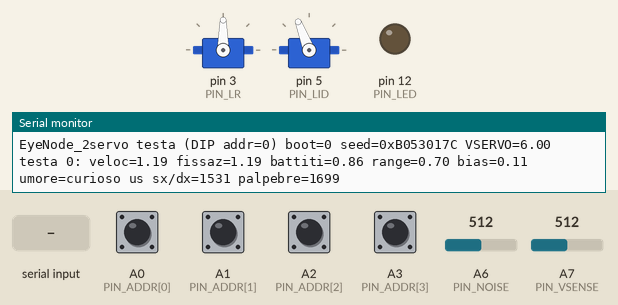
A sketch run on a simulated Arduino Nano, built with avr-gcc and run on an emulated ATmega328P. Parts: 2 × servo, output pins drawn as LEDs (lit = HIGH), the last lines printed to the serial monitor. Inputs (shaded band) come from the test bench; at power-on: A0 (PIN_ADDR[0]), A1 (PIN_ADDR[1]), A2 (PIN_ADDR[2]), A3 (PIN_ADDR[3]) HIGH, A6 (PIN_NOISE) = 512, A7 (PIN_VSENSE) = 512. Random numbers use the default seed unless the sketch sets one; EEPROM starts erased.

Above: at 1.6 s.
1.7 s: "b90\n" received over Serial
4.6 s: byte 99 ('c') received over Serial
At 5.6 s:
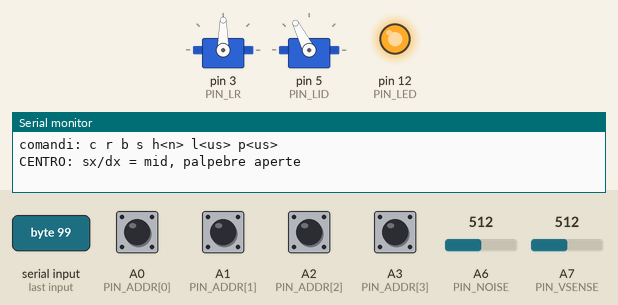
6.1 s: byte 114 ('r') received over Serial
At 8.38 s:
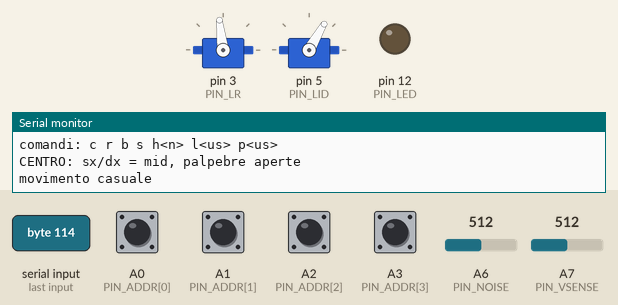
9.1 s: byte 98 ('b') received over Serial
At 10.3 s:
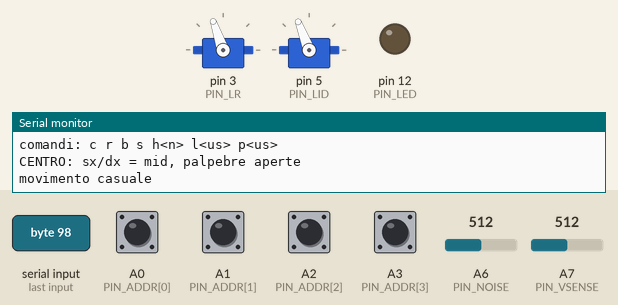
12.1 s: "r90\n" received over Serial
15.1 s: "c90\n" received over Serial
At 16.0 s:
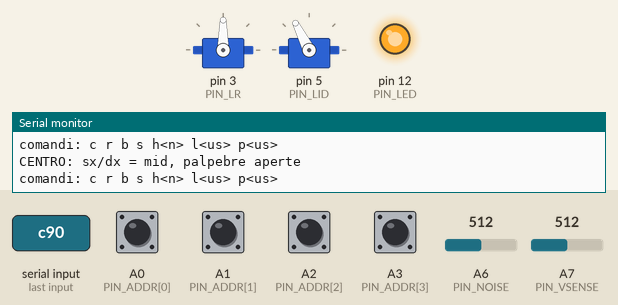
Timing chart, 0 to 17.6 s (numbered marks = the images above; inputs shaded):
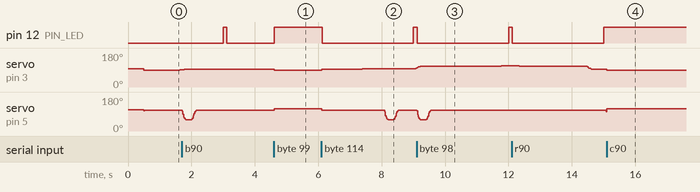

The sketch:

EyeNode_2servo.ino
```cpp
// =====================================================================
//  EyeNode_2servo — occhi a 2 servo (sx/dx + palpebre) per L'Idra 2027
// =====================================================================
//  Ogni testa ha una coppia di occhi mossa da 2 MG995: uno gira i due
//  bulbi insieme (sx/dx), l'altro muove le palpebre dei due occhi.
//
//  Due architetture, scelte in config.h (CENTRAL_PCA9685):
//    0 = un Arduino Nano per testa (scheda EyeNode): questo sketch muove
//        UNA testa; l'indirizzo arriva dal DIP switch.
//    1 = un solo Arduino Nano alla base: muove TUTTE le teste tramite una
//        PCA9685 (I2C). Ogni testa resta indipendente: carattere, umore e
//        tempi propri, nessuna sincronia.
//
//  Comportamento di ogni testa (come EyeNode_random, senza su/giu'):
//    fissazione di un punto -> saccade verso un nuovo punto (a volte uno
//    spostamento lento di scansione); battiti di ciglia casuali, a volte
//    doppi, spesso dopo un grande spostamento; "umore" che cambia ogni
//    1-4 minuti (calmo, curioso, agitato, assonnato).
//
//  Seriale 115200, comandi terminati da Invio:
//    c        tutti i servo al centro, palpebre aperte (montaggio squadrette)
//    r        riprende il movimento casuale
//    b        battito di ciglia (testa selezionata)
//    s        stato
//    h<n>     seleziona la testa n (solo architettura 1)
//    l<us>    servo sx/dx della testa selezionata a <us> microsecondi (es. l1500)
//    p<us>    servo palpebre della testa selezionata a <us> microsecondi
//  l/p mettono la testa in modo manuale: servono a trovare i valori da
//  scrivere in config.h. 'r' per tornare al movimento casuale.
//
//  Librerie: Servo (architettura 0) o Wire (architettura 1), EEPROM.
// =====================================================================
#include <EEPROM.h>
#include <math.h>
#include "config.h"

#if CENTRAL_PCA9685
  #include <Wire.h>
  const uint8_t N_HEADS = N_HEADS_CENTRAL;
#else
  #include <Servo.h>
  const uint8_t N_HEADS = 1;
#endif

// ----------------------------------------------------------- pin scheda
const uint8_t PIN_ADDR[4] = { A0, A1, A2, A3 };
const uint8_t PIN_LED = 12;
const uint8_t PIN_VSENSE = A7;
const uint8_t PIN_NOISE = A6;
const uint16_t UPDATE_MS = 10;
const int EEPROM_BOOT_ADDR = 0;

enum Mode { MODE_RANDOM, MODE_CENTER, MODE_MANUAL };

// ----------------------------------------------------------- utilita'
static float frand(float a, float b) { return a + (b - a) * (random(0, 10001) / 10000.0f); }
static bool chance(float p) { return random(0, 10000) < (long)(p * 10000.0f); }
static float clampf(float v, float lo, float hi) { return v < lo ? lo : (v > hi ? hi : v); }
static float easeOutCubic(float t) { t = 1.0f - t; return 1.0f - t * t * t; }
static float easeInOutCubic(float t) {
  if (t < 0.5f) return 4.0f * t * t * t;
  float u = -2.0f * t + 2.0f;
  return 1.0f - u * u * u / 2.0f;
}

// Movimento interpolato da 'from' a 'to' in 'dur' ms
struct Move {
  float from = 0, to = 0, cur = 0;
  uint32_t t0 = 0;
  uint16_t dur = 0;
  bool smooth = false;     // false = saccade (parte veloce), true = lento in/out
  void go(float target, uint16_t ms, bool sm, uint32_t now) {
    from = cur; to = target; t0 = now; dur = ms; smooth = sm;
    if (ms == 0) cur = to;
  }
  bool done(uint32_t now) const { return dur == 0 || now - t0 >= dur; }
  void update(uint32_t now) {
    if (done(now)) { cur = to; return; }
    float t = (now - t0) / (float)dur;
    cur = from + (to - from) * (smooth ? easeInOutCubic(t) : easeOutCubic(t));
  }
};

// ----------------------------------------------------------- umori
struct Mood { const char *name; float fix, speed, range, blink, lid; uint8_t weight; };
const Mood MOODS[] = {
  // nome        fissaz. veloc. ampiezza battiti palpebre peso
  { "calmo",     1.6f,   0.80f, 0.60f,   1.30f,  0.00f,   30 },
  { "curioso",   1.0f,   1.00f, 1.00f,   1.00f,  0.05f,   40 },
  { "agitato",   0.45f,  1.25f, 1.00f,   0.60f,  0.08f,   20 },
  { "assonnato", 2.0f,   0.60f, 0.50f,   1.80f, -0.35f,   10 },
};
const uint8_t MOOD_CALM = 0, MOOD_SLEEPY = 3, N_MOODS = sizeof(MOODS) / sizeof(MOODS[0]);

// ----------------------------------------------------------- uscite servo
#if CENTRAL_PCA9685
// Driver minimo PCA9685 (senza librerie esterne)
float pcaHz = 50.0f;
void pcaWrite8(uint8_t reg, uint8_t v) {
  Wire.beginTransmission(PCA_ADDR); Wire.write(reg); Wire.write(v); Wire.endTransmission();
}
bool pcaBegin() {
  Wire.begin();
  Wire.setClock(100000);                     // 100 kHz: piu' robusto su cavi lunghi
  Wire.beginTransmission(PCA_ADDR);
  if (Wire.endTransmission() != 0) return false;
  uint8_t pre = (uint8_t)(PCA_OSC_HZ / (4096.0f * 50.0f) + 0.5f) - 1;
  pcaHz = PCA_OSC_HZ / (4096.0f * (pre + 1));
  pcaWrite8(0x00, 0x10);                     // MODE1: sleep (per cambiare prescaler)
  pcaWrite8(0xFE, pre);                      // PRE_SCALE
  pcaWrite8(0x00, 0x20);                     // MODE1: sveglia + auto-incremento
  delay(1);
  pcaWrite8(0x00, 0xA0);                     // restart
  pcaWrite8(0x01, 0x04);                     // MODE2: uscite totem-pole
  return true;
}
void pcaChannel(uint8_t ch, uint16_t on, uint16_t off) {
  Wire.beginTransmission(PCA_ADDR);
  Wire.write(0x06 + 4 * ch);
  Wire.write(on & 0xFF); Wire.write(on >> 8); Wire.write(off & 0xFF); Wire.write(off >> 8);
  Wire.endTransmission();
}
#endif

struct Out {                       // un'uscita servo (pin del Nano o canale PCA9685)
  uint8_t pin = 0;
  bool attached = false;
  int lastUs = -1;
#if !CENTRAL_PCA9685
  Servo s;
#endif
  void write(int us) {
    if (us == lastUs && attached) return;
    lastUs = us;
#if CENTRAL_PCA9685
    uint16_t ticks = (uint16_t)(us * 4096.0f * pcaHz / 1000000.0f + 0.5f);
    pcaChannel(pin, 0, ticks);
    attached = true;
#else
    s.writeMicroseconds(us);       // scritto prima dell'attach: il primo impulso e' gia' giusto
#endif
  }
  void attach() {
    if (attached) return;
#if CENTRAL_PCA9685
    attached = true;
    int us = lastUs; lastUs = -1; if (us > 0) write(us);
#else
    s.attach(pin, 500, 2500);
    attached = true;
#endif
  }
  void detach() {
    if (!attached) return;
#if CENTRAL_PCA9685
    pcaChannel(pin, 0, 0x1000);    // FULL_OFF: nessun impulso
#else
    s.detach();
#endif
    attached = false;
  }
};

// ----------------------------------------------------------- testa
struct Head {
  uint8_t id = 0;                  // indice in CAL
  Out lrOut, lidOut;
  // carattere
  float speed, fixScale, blinkScale, rangeLR, biasLR, curiosity, lidOpen;
  uint8_t mood = 1;
  Mode mode = MODE_RANDOM;
  Move gaze, lid;
  float fix = 0, lidLevel = 0.9f;
  uint8_t blinkPhase = 0, blinksPending = 0;   // 0 nessuno, 1 chiusura, 2 chiuse, 3 apertura
  uint32_t blinkHoldUntil = 0, nextGazeAt = 0, nextBlinkAt = 0, nextMoodAt = 0, stillSince = 0;
  int manualLr = 1500, manualLid = 1500;

  const HeadCal &cal() const { return CAL[id <= MAX_HEAD ? id : 0]; }

  void rollPersonality() {
    speed      = frand(0.80f, 1.25f);
    fixScale   = frand(0.70f, 1.50f);
    blinkScale = frand(0.70f, 1.40f);
    rangeLR    = frand(RANGE_LR_MIN, RANGE_LR_MAX);
    biasLR     = frand(-BIAS_LR_MAX, BIAS_LR_MAX);
    curiosity  = frand(0.25f, 0.60f);
    lidOpen    = frand(0.75f, 0.95f);
    rangeLR    = min(rangeLR, 0.95f - (float)fabs(biasLR));   // mai oltre la corsa calibrata
  }

  void pickMood(uint32_t now, bool forceCalm, bool forceSleepy) {
    uint16_t total = 0;
    for (uint8_t i = 0; i < N_MOODS; i++) total += MOODS[i].weight;
    long r = random(0, total);
    for (uint8_t i = 0; i < N_MOODS; i++) {
      if (r < MOODS[i].weight) { mood = i; break; }
      r -= MOODS[i].weight;
    }
    if (forceSleepy) mood = MOOD_SLEEPY;
    else if (forceCalm) mood = MOOD_CALM;
    nextMoodAt = now + random(MOOD_MIN_MS, MOOD_MAX_MS);
    Serial.print(F("testa ")); Serial.print(id); Serial.print(F(" umore: ")); Serial.println(MOODS[mood].name);
  }

  float lidRest() const { return clampf(lidOpen + MOODS[mood].lid, LID_REST_MIN, 1.0f); }

  uint16_t fixationMs() const {
    return (uint16_t)clampf(frand(FIX_MIN_MS, FIX_MAX_MS) * fixScale * MOODS[mood].fix, 150, 12000);
  }

  void scheduleBlink(uint32_t now) {
    nextBlinkAt = now + (uint32_t)(frand(BLINK_MIN_MS, BLINK_MAX_MS) * blinkScale * MOODS[mood].blink);
  }

  void startBlink(uint32_t now, bool allowDouble) {
    if (blinkPhase) return;
    blinksPending = (allowDouble && chance(DOUBLE_BLINK_PROB)) ? 1 : 0;
    blinkPhase = 1;
    lid.cur = lidLevel;
    lid.go(0.0f, (uint16_t)(BLINK_CLOSE_MS / SPEED_SCALE), false, now);
  }

  void updateBlink(uint32_t now) {
    lid.update(now);
    switch (blinkPhase) {
      case 1:
        if (lid.done(now)) {
          uint16_t hold = BLINK_HOLD_MS;
          if (mood == MOOD_SLEEPY) hold = (uint16_t)(hold * frand(3.0f, 12.0f));   // palpebre "pesanti"
          blinkHoldUntil = now + hold;
          blinkPhase = 2;
        }
        break;
      case 2:
        if ((int32_t)(now - blinkHoldUntil) >= 0) {
          lid.go(lidRest(), (uint16_t)(BLINK_OPEN_MS / (MOODS[mood].speed * SPEED_SCALE)), true, now);
          blinkPhase = 3;
        }
        break;
      case 3:
        if (lid.done(now)) {
          lidLevel = lid.cur;
          if (blinksPending) { blinksPending--; blinkPhase = 0; startBlink(now, false); }
          else { blinkPhase = 0; scheduleBlink(now); }
        }
        break;
    }
  }

  void pickGaze(uint32_t now) {
    const Mood &M = MOODS[mood];
    float r = rangeLR * M.range, t;
    if (chance(0.08f)) t = biasLR + frand(-0.1f, 0.1f);          // torna a guardare "davanti"
    else if (chance(curiosity)) t = biasLR + frand(-r, r);       // nuovo punto nel suo range
    else t = fix + frand(-0.2f, 0.2f);                           // piccolo spostamento vicino
    t = clampf(t, biasLR - rangeLR, biasLR + rangeLR);

    float dist = fabs(t - gaze.cur);
    float sp = speed * M.speed * SPEED_SCALE;
    uint16_t dur = (uint16_t)((SACCADE_BASE_MS + SACCADE_PER_UNIT * dist) / sp);
    bool glance = chance(GLANCE_PROB);
    if (glance) dur = (uint16_t)(dur * frand(3.0f, 6.0f));
    gaze.go(t, dur, glance, now);
    fix = t;
    nextGazeAt = now + dur + fixationMs();
    if (dist > 0.5f && !glance && chance(BLINK_AFTER_BIG)) startBlink(now, true);
  }

  static int toUs(const ServoCal &c, float v) {
    v = clampf(v, -1.0f, 1.0f);
    return v >= 0 ? c.mid + (int)((c.pos - c.mid) * v) : c.mid + (int)((c.mid - c.neg) * v);
  }
  static int lidUs(const LidCal &c, float v) {
    return c.closed + (int)((c.open - c.closed) * clampf(v, 0.0f, 1.0f));
  }

  void write(float lr, float lv) {
    lrOut.write(toUs(cal().lr, lr));
    lidOut.write(lidUs(cal().lid, lv));
  }

  void begin(uint32_t now) {
    rollPersonality();
    gaze.cur = biasLR; fix = biasLR; lidLevel = lidOpen;
    write(gaze.cur, lidLevel);
    nextGazeAt = now + random(300, 2000);
    scheduleBlink(now);
  }

  void update(uint32_t now, bool servoLow) {
    if (mode == MODE_CENTER) { lrOut.attach(); write(0, 1.0f); return; }
    if (mode == MODE_MANUAL) {
      lrOut.attach(); lidOut.attach();
      lrOut.write(manualLr); lidOut.write(manualLid);
      return;
    }
    if ((int32_t)(now - nextMoodAt) >= 0) pickMood(now, servoLow, false);

    bool moving = !gaze.done(now);
    if (!moving && (int32_t)(now - nextGazeAt) >= 0) { pickGaze(now); moving = true; }
    gaze.update(now);

    if (!blinkPhase && (int32_t)(now - nextBlinkAt) >= 0) startBlink(now, true);
    updateBlink(now);
    if (!blinkPhase) lidLevel += (lidRest() - lidLevel) * 0.05f;

    // riposo del servo sx/dx (evita il ronzio da fermo, se abilitato)
    if (moving) { stillSince = now; lrOut.attach(); }
    else if (HOLD_RELEASE_MS && now - stillSince > HOLD_RELEASE_MS) lrOut.detach();

    write(gaze.cur, blinkPhase ? lid.cur : lidLevel);
  }

  void printStatus() const {
    Serial.print(F("testa ")); Serial.print(id);
    Serial.print(F(": veloc=")); Serial.print(speed, 2);
    Serial.print(F(" fissaz=")); Serial.print(fixScale, 2);
    Serial.print(F(" battiti=")); Serial.print(blinkScale, 2);
    Serial.print(F(" range=")); Serial.print(rangeLR, 2);
    Serial.print(F(" bias=")); Serial.print(biasLR, 2);
    Serial.print(F(" umore=")); Serial.print(MOODS[mood].name);
    Serial.print(F(" us sx/dx=")); Serial.print(lrOut.lastUs);
    Serial.print(F(" palpebre=")); Serial.println(lidOut.lastUs);
  }
};

// ----------------------------------------------------------- stato globale
Head heads[N_HEADS];
uint8_t addr = 0, sel = 0;
uint32_t seed = 0, lastUpdate = 0, lowServoSince = 0;
uint16_t bootCount = 0;
float vservo = 6.0f;
bool servoLow = false, pcaOk = true;
char line[12];
uint8_t lineLen = 0;

uint8_t readAddress() {
  uint8_t a = 0;
  for (uint8_t i = 0; i < 4; i++) pinMode(PIN_ADDR[i], INPUT_PULLUP);
  delay(5);
  for (uint8_t i = 0; i < 4; i++) if (digitalRead(PIN_ADDR[i]) == LOW) a |= (1 << i);
  return a;
}

uint32_t makeSeed(uint8_t a) {
  EEPROM.get(EEPROM_BOOT_ADDR, bootCount);
  bootCount++;
  EEPROM.put(EEPROM_BOOT_ADDR, bootCount);
  uint32_t h = 2166136261UL;                               // FNV-1a
  auto mix = [&](uint32_t v) { for (uint8_t i = 0; i < 4; i++) { h ^= (v >> (8 * i)) & 0xFF; h *= 16777619UL; } };
  mix(a);
  mix(bootCount);
  for (uint8_t i = 0; i < 48; i++) {                       // rumore ADC + jitter temporale
    mix(analogRead(PIN_NOISE) ^ ((uint32_t)analogRead(PIN_VSENSE) << 10) ^ micros());
    delayMicroseconds(13 + (h & 63));
  }
  return h ? h : 0x1DA2027UL;
}

void readVoltage(uint32_t now) {
#if VSERVO_SENSE_ENABLED && !CENTRAL_PCA9685
  float vs = analogRead(PIN_VSENSE) * (5.0f / 1023.0f) * 2.0f;
  vservo += (vs - vservo) * 0.05f;
  if (vservo < VSERVO_LOW) {
    if (!lowServoSince) lowServoSince = now;
    if (!servoLow && now - lowServoSince > 3000) {
      servoLow = true;
      for (uint8_t i = 0; i < N_HEADS; i++) heads[i].mood = MOOD_CALM;
      Serial.println(F("ATTENZIONE: VSERVO bassa, movimento ridotto"));
    }
  } else { lowServoSince = 0; servoLow = false; }
#else
  (void)now;
#endif
}

void updateLed(uint32_t now) {
  bool on;
  if (!pcaOk) on = (now % 200) < 100;                       // PCA9685 non trovata
  else if (heads[0].mode != MODE_RANDOM) on = true;
  else if (servoLow) on = (now % 250) < 60;
  else {                                                    // ogni 3 s lampeggia N volte
    uint16_t t = now % 3000;
    uint8_t n = CENTRAL_PCA9685 ? N_HEADS : (addr ? addr : 1);
    on = t < n * 300u && (t % 300) < 120;
  }
  digitalWrite(PIN_LED, on);
}

void printStatus() {
  Serial.print(CENTRAL_PCA9685 ? F("EyeNode_2servo CENTRALE (PCA9685") : F("EyeNode_2servo testa (DIP addr="));
  Serial.print(CENTRAL_PCA9685 ? (pcaOk ? F(" ok") : F(" NON TROVATA")) : F(""));
  if (!CENTRAL_PCA9685) Serial.print(addr);
  Serial.print(F(") boot=")); Serial.print(bootCount);
  Serial.print(F(" seed=0x")); Serial.print(seed, HEX);
  Serial.print(F(" VSERVO=")); Serial.println(vservo, 2);
  for (uint8_t i = 0; i < N_HEADS; i++) heads[i].printStatus();
}

void command(uint32_t now) {
  char c = line[0];
  int v = atoi(line + 1);
  Head &H = heads[sel];
  if (c == 'c') {
    for (uint8_t i = 0; i < N_HEADS; i++) heads[i].mode = MODE_CENTER;
    Serial.println(F("CENTRO: sx/dx = mid, palpebre aperte"));
  } else if (c == 'r') {
    for (uint8_t i = 0; i < N_HEADS; i++) { heads[i].mode = MODE_RANDOM; heads[i].nextGazeAt = now; }
    Serial.println(F("movimento casuale"));
  } else if (c == 'b') {
    H.startBlink(now, false);
  } else if (c == 's') {
    printStatus();
  } else if (c == 'h' && CENTRAL_PCA9685) {
    if (v >= 0 && v < N_HEADS) sel = v;
    Serial.print(F("testa selezionata: ")); Serial.println(sel);
  } else if ((c == 'l' || c == 'p') && v >= 500 && v <= 2500) {
    if (H.mode != MODE_MANUAL) { H.manualLr = H.lrOut.lastUs; H.manualLid = H.lidOut.lastUs; H.mode = MODE_MANUAL; }
    if (c == 'l') H.manualLr = v; else H.manualLid = v;
    Serial.print(F("testa ")); Serial.print(H.id);
    Serial.print(F(" MANUALE sx/dx=")); Serial.print(H.manualLr);
    Serial.print(F(" palpebre=")); Serial.println(H.manualLid);
  } else {
    Serial.println(F("comandi: c r b s h<n> l<us> p<us>"));
  }
}

void handleSerial(uint32_t now) {
  while (Serial.available()) {
    char c = Serial.read();
    if (c == '\n' || c == '\r') {
      if (lineLen) { line[lineLen] = 0; command(now); lineLen = 0; }
    } else if (lineLen < sizeof(line) - 1) {
      line[lineLen++] = c;
      if (lineLen == 1 && (c == 'c' || c == 'r' || c == 'b' || c == 's')) {   // comandi di 1 lettera: subito
        line[1] = 0; command(now); lineLen = 0;
      }
    }
  }
}

void setup() {
  pinMode(PIN_LED, OUTPUT);
  Serial.begin(115200);
#if CENTRAL_PCA9685
  addr = 0;
  pcaOk = pcaBegin();
  if (!pcaOk) Serial.println(F("ERRORE: PCA9685 non risponde (cavi SDA/SCL, alimentazione VCC, indirizzo)"));
#else
  addr = readAddress();
#endif
  seed = makeSeed(addr);
  randomSeed(seed);

  uint32_t now = millis();
  for (uint8_t i = 0; i < N_HEADS; i++) {
    Head &H = heads[i];
#if CENTRAL_PCA9685
    H.id = i + 1;
    H.lrOut.pin = PCA_CH[i][0];
    H.lidOut.pin = PCA_CH[i][1];
#else
    H.id = addr;
    H.lrOut.pin = PIN_LR;
    H.lidOut.pin = PIN_LID;
#endif
    H.begin(now);                         // posizione iniziale scritta PRIMA di agganciare
  }
  // avvio scaglionato: un servo alla volta, teste sfasate
  delay((CENTRAL_PCA9685 ? 0 : addr) * START_DELAY_PER_HEAD_MS + random(0, 400));
  for (uint8_t i = 0; i < N_HEADS; i++) {
    heads[i].lrOut.attach();  delay(ATTACH_STEP_MS);
    heads[i].lidOut.attach(); delay(ATTACH_STEP_MS);
  }
  now = millis();
  for (uint8_t i = 0; i < N_HEADS; i++) {
    heads[i].pickMood(now, false, false);
    heads[i].nextGazeAt = now + random(300, 2000) + i * 500;
    heads[i].scheduleBlink(now);
    heads[i].stillSince = now;
  }
  printStatus();
  lastUpdate = now;
}

void loop() {
  uint32_t now = millis();
  handleSerial(now);
  if (now - lastUpdate < UPDATE_MS) return;
  lastUpdate = now;
  readVoltage(now);
  updateLed(now);
  if (!pcaOk) return;
  for (uint8_t i = 0; i < N_HEADS; i++) heads[i].update(now, servoLow);
}
```

Source omitted: config.h (5864 bytes)

Measured:
- after the input at 4.6 s, servo on pin 5 (PIN_LID): 111° → 117° at once
- after the input at 6.1 s, pin 12 (PIN_LED): HIGH → LOW at once, → HIGH 2.9 s later; servo on pin 3 (PIN_LR): 90° → 93° at once, → 96° 1.2 s later, → 97° 0.16 s later, → 98° 1.6 s later
- after the input at 12.1 s, servo on pin 5 (PIN_LID): 111° → 102° after 3.0 s
- after the input at 15.1 s, servo on pin 3 (PIN_LR): 94° → 90° at once
